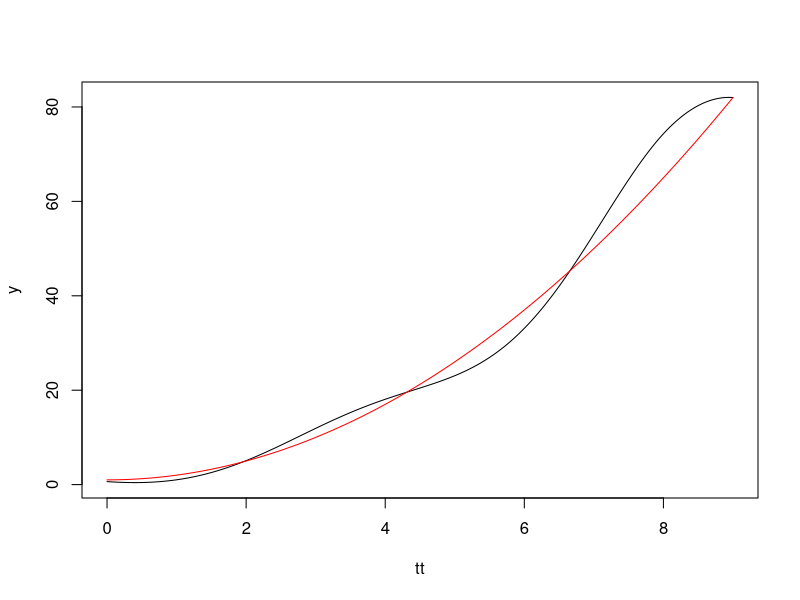

Write the R code that produced this figure.
rm(list=ls())

# y' = -t^2 - 2 + y(t+1)
# solucion:
# f(t) = t^2 + 1
#

del1 = .001
n = 1/del1 +1

print(n)
nrep=10
nn = nrep*n-(nrep-1)

y = rep(0, nn)
y[(nn-n+1):nn] = (nrep-1)^2+1

print(y)
print(n)
print(nn)
y2 = y[nn-n+1]
print(y2)
for (i in (nn-n):1){
   print(paste('-------------',i, i+n-1))
   t = (i-1)*del1
   print(t)
   y1 = y2 - del1 * (-1*t^2 - 2 + y[i+n-1])
   y2 = y1
   print(y1)
   y[i] = y1
}

y = y[1:(nn-n+1)]
print(y)
ny = length(y)
print(ny)

tt =  del1 * (0:(ny-1))

print(length(y))

print(length(tt))

plot(tt, y, type='l')

yt = tt^2 + 1

points(tt, yt, type='l', col='red')
